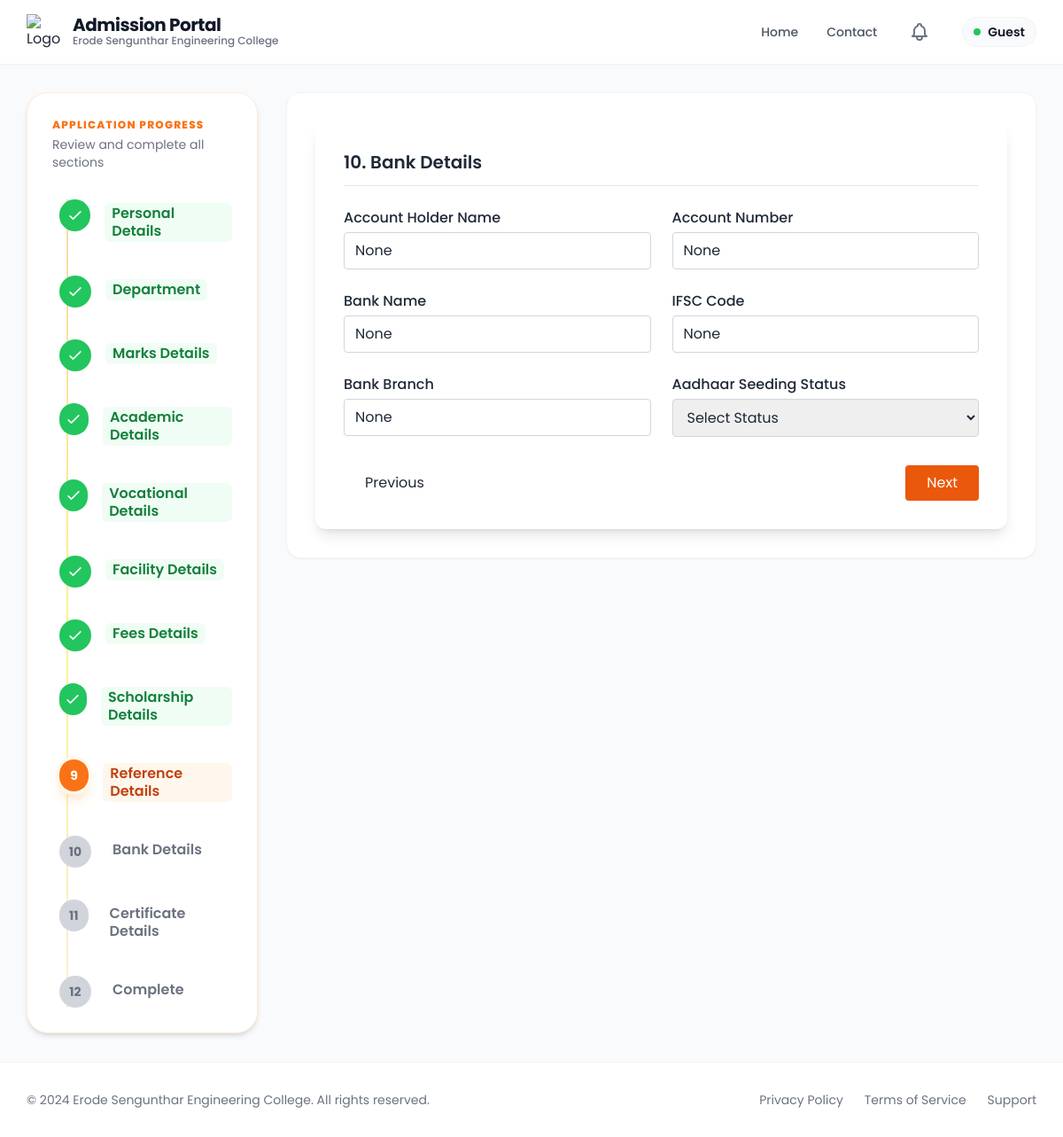
Page /bank_details/1002/ on the committed database.
### app/models.py (models this page shows, shortened)
class Admission(models.Model):
    ADMISSION_STATUS_CHOICES = (
        ('enquired', 'Enquired'),
        ('admitted', 'Admitted'),
        ('discontinued', 'Discontinued'),
        ('left', 'Left'),
    )
    admission_status = models.CharField(max_length=20, choices=ADMISSION_STATUS_CHOICES, default='enquired')
    application_number = models.CharField(max_length=100, blank=True, null=True)
    application_date = models.DateField(blank=True, null=True)
    admission_date = models.DateField(blank=True, null=True)
    allotment_number = models.CharField(max_length=100, blank=True, null=True)
    portal_status = models.CharField(max_length=50, blank=True, null=True)
    quota = models.CharField(max_length=50, blank=True, null=True)
    roll_number = models.CharField(max_length=100, blank=True, null=True)
    unique_id = models.CharField(max_length=100, blank=True, null=True)
    umis_number = models.CharField(max_length=100, blank=True, null=True)
    level = models.CharField(max_length=10, blank=True, null=True)
    course = models.CharField(max_length=100, blank=True, null=True)
    branch = models.CharField(max_length=100, blank=True, null=True)
    department_preferences = models.JSONField(default=dict, blank=True, null=True)
    pg_dept = models.CharField(max_length=255, blank=True, null=True)
    is_fg = models.BooleanField(default=False, blank=True, null=True)
    fg_number = models.CharField(max_length=100, blank=True, null=True)
    pmss = models.BooleanField(default=False, blank=True, null=True)
    seven_five = models.BooleanField(default=False, blank=True, null=True)
    student_name = models.CharField(max_length=255, blank=True, null=True)
    dob = models.DateField(blank=True, null=True)
    gender = models.CharField(max_length=10, blank=True, null=True)
    community = models.CharField(max_length=50, blank=True, null=True)
    caste = models.CharField(max_length=100, blank=True, null=True)
    region = models.CharField(max_length=100, blank=True, null=True)
    aadhaar_number = models.CharField(max_length=12, blank=True, null=True)
    father_name = models.CharField(max_length=255, blank=True, null=True)
    mother_name = models.CharField(max_length=255, blank=True, null=True)
    guardian_name = models.CharField(max_length=255, blank=True, null=True)
    father_mobile = models.CharField(max_length=15, blank=True, null=True)
    mother_mobile = models.CharField(max_length=15, blank=True, null=True)
    guardian_mobile = models.CharField(max_length=15, blank=True, null=True)
    email = models.EmailField(blank=True, null=True)
    student_mobile = models.CharField(max_length=15, blank=True, null=True)
    address = models.TextField(blank=True, null=True)
    pincode = models.CharField(max_length=10, blank=True, null=True)
    district = models.CharField(max_length=100, blank=True, null=True)
    state = models.CharField(max_length=100, blank=True, null=True)
    country = models.CharField(max_length=100, blank=True, null=True)
    qualification = models.CharField(max_length=10, blank=True, null=True)
    tenth_total = models.CharField(max_length=50, blank=True, null=True)
    tenth_percentage = models.CharField(max_length=50, blank=True, null=True)
    twelfth_total = models.CharField(max_length=50, blank=True, null=True)
    twelfth_percentage = models.CharField(max_length=50, blank=True, null=True)
    twelfth_major = models.CharField(max_length=255, blank=True, null=True)
    twelth_reg_no = models.CharField(max_length=50, blank=True, null=True)
    maths_marks = models.DecimalField(max_digits=5, decimal_places=2, blank=True, null=True)
    physics_marks = models.DecimalField(max_digits=5, decimal_places=2, blank=True, null=True)
    chemistry_marks = models.DecimalField(max_digits=5, decimal_places=2, blank=True, null=True)
    cutoff_marks = models.DecimalField(max_digits=5, decimal_places=2, blank=True, null=True)
    diploma_total = models.CharField(max_length=50, blank=True, null=True)
    diploma_percentage = models.CharField(max_length=50, blank=True, null=True)
    diploma_major = models.CharField(max_length=255, blank=True, null=True)
    board = models.CharField(max_length=50, blank=True, null=True)
    year_passing = models.IntegerField(blank=True, null=True)
    medium = models.CharField(max_length=50, blank=True, null=True)
    last_school = models.CharField(max_length=255, blank=True, null=True)
    vocational_stream = models.CharField(max_length=255, blank=True, null=True)
    skill_proof = models.FileField(upload_to=vocational_upload_path, blank=True, null=True)
    college_fee = models.DecimalField(max_digits=10, decimal_places=2, blank=True, null=True)
    hostel_fee = models.DecimalField(max_digits=10, decimal_places=2, blank=True, null=True)
    bus_fee = models.DecimalField(max_digits=10, decimal_places=2, blank=True, null=True)
    other_fee = models.DecimalField(max_digits=10, decimal_places=2, blank=True, null=True)
    paid_fee = models.DecimalField(max_digits=10, decimal_places=2, blank=True, null=True)
    concession_amount = models.DecimalField(max_digits=10, decimal_places=2, blank=True, null=True)
    unpaid_fee = models.DecimalField(max_digits=10, decimal_places=2, blank=True, null=True)
    transaction_id = models.CharField(max_length=50, blank=True, null=True)
    transaction_date = models.DateTimeField(blank=True, null=True)
    had_paid = models.BooleanField(default=False, blank=True, null=True)
    facility_type = models.CharField(max_length=20, blank=True, null=True)
    hostel_name = models.CharField(max_length=100, blank=True, null=True)
    boarding_point = models.CharField(max_length=100, blank=True, null=True)
    bus_needed = models.CharField(max_length=10, blank=True, null=True)
    bus_route = models.CharField(max_length=255, blank=True, null=True)
    hostel_needed = models.CharField(max_length=10, blank=True, null=True)
    hostel_type = models.CharField(max_length=100, blank=True, null=True)
    room_type = models.CharField(max_length=100, blank=True, null=True)
    mess_type = models.CharField(max_length=100, blank=True, null=True)
    hostel_fee_amount = models.DecimalField(max_digits=10, decimal_places=2, blank=True, null=True)
    account_holder_name = models.CharField(max_length=255, blank=True, null=True)
    account_number = models.CharField(max_length=30, blank=True, null=True)
    bank_name = models.CharField(max_length=100, blank=True, null=True)
    ifsc_code = models.CharField(max_length=15, blank=True, null=True)
    bank_branch = models.CharField(max_length=100, blank=True, null=True)
    seeding_status = models.CharField(max_length=50, blank=True, null=True)
    tc = models.FileField(upload_to=certificate_upload_path, blank=True, null=True)
    community_cert = models.FileField(upload_to=certificate_upload_path, blank=True, null=True)
    aadhaar = models.FileField(upload_to=certificate_upload_path, blank=True, null=True)
    tenth_marksheet = models.FileField(upload_to=certificate_upload_path, blank=True, null=True)
    twelfth_marksheet = models.FileField(upload_to=certificate_upload_path, blank=True, null=True)
    photo = models.FileField(upload_to=photo_upload_path, blank=True, null=True)
    created_at = models.DateTimeField(auto_now_add=True)

### app/application_forms/bank_details.py (the view, shortened to what this page needs)
# urls.py: path('bank_details/<int:pk>/', bank_details.bank_details, name='bank_details'),
def bank_details(request, pk):
    try:
        admission = Admission.objects.filter(pk=pk).first()
        if not admission:
            messages.error(request, 'Admission record not found.')
            return redirect('personal_details')
        return render(request, 'details_form/bank_details.html', {
            'admission': admission,
            'steps': get_steps(),
            'current_step': 9
        })
    except Exception as e:
        logger.error(f"Error in bank_details view: {str(e)}")
        messages.error(request, 'An error occurred while processing your request.')
        return redirect('personal_details')

### app/utils.py (called while the page is built)
def get_steps():
    return [
        {"number": 1, "label": "Personal Details"},
        {"number": 2, "label": "Department"},
        {"number": 3, "label": "Marks Details"},
        {"number": 4, "label": "Academic Details"},
        {"number": 5, "label": "Vocational Details"},
        {"number": 6, "label": "Facility Details"},
        {"number": 7, "label": "Fees Details"},
        {"number": 8, "label": "Scholarship Details"},
        {"number": 9, "label": "Reference Details"},
        {"number": 10, "label": "Bank Details"},
        {"number": 11, "label": "Certificate Details"},
        {"number": 12, "label": "Complete"},
    ]

### templates/details_form/bank_details.html (shortened to what this page needs)
{% extends 'details_form/Created_base.html' %}
{% block content %}
{% include "details_form/tracker.html" %}
<div class="col-span-1 lg:col-span-9">
    <div class="bg-white rounded-2xl shadow-sm border border-gray-100 p-6 md:p-8">
        <form method="post" enctype="multipart/form-data" action="{% url 'bank_details' admission.pk %}" id="bankForm">
            <div class="max-w-5xl mx-auto bg-white shadow-lg rounded-xl p-8">
                <h2 class="text-xl font-semibold mb-6 border-b pb-3">
                    10. Bank Details
                </h2>
                <div class="grid grid-cols-1 md:grid-cols-2 gap-6">
                    <div>
                        <label class="block font-medium mb-1">Account Holder Name</label>
                        <input type="text" name="account_holder_name"
                            value="{% if admission %}{{ admission.account_holder_name }}{% endif %}"
                            placeholder="Enter name as per bank records"
                            class="w-full border border-gray-300 rounded px-3 py-2 focus:ring-2 focus:ring-blue-500">
                    </div>
                    <div>
                        <label class="block font-medium mb-1">Account Number</label>
                        <input type="text" name="account_number"
                            value="{% if admission %}{{ admission.account_number }}{% endif %}"
                            placeholder="Enter bank account number"
                            class="w-full border border-gray-300 rounded px-3 py-2 focus:ring-2 focus:ring-blue-500">
                    </div>
                    <div>
                        <label class="block font-medium mb-1">Bank Name</label>
                        <input type="text" name="bank_name"
                            value="{% if admission %}{{ admission.bank_name }}{% endif %}" placeholder="Enter bank name"
                            class="w-full border border-gray-300 rounded px-3 py-2 focus:ring-2 focus:ring-blue-500">
                    </div>
                    <div>
                        <label class="block font-medium mb-1">IFSC Code</label>
                        <input type="text" name="ifsc_code"
                            value="{% if admission %}{{ admission.ifsc_code }}{% endif %}" placeholder="Enter IFSC code"
                            class="w-full border border-gray-300 rounded px-3 py-2 focus:ring-2 focus:ring-blue-500">
                    </div>
                    <div>
                        <label class="block font-medium mb-1">Bank Branch</label>
                        <input type="text" name="bank_branch"
                            value="{% if admission %}{{ admission.bank_branch }}{% endif %}"
                            placeholder="Enter bank branch"
                            class="w-full border border-gray-300 rounded px-3 py-2 focus:ring-2 focus:ring-blue-500">
                    </div>
                    <div>
                        <label class="block font-medium mb-1">Aadhaar Seeding Status</label>
                        <select name="seeding_status"
                            class="w-full border border-gray-300 rounded px-3 py-2 focus:ring-2 focus:ring-blue-500">
                            <option value="">Select Status</option>
                        </select>
                    </div>
                </div>
                <div class="flex justify-between mt-8">
                    <button type="button" onclick="window.location.href='{% url 'reference_details' admission.pk %}'"
                        class="px-6 py-2 border rounded hover:bg-gray-100">
                        Previous
                    </button>
                    <button type="submit" class="bg-orange-600 text-white px-6 py-2 rounded hover:bg-orange-700">
                        Next
                    </button>
                </div>
            </div>
        </form>
    </div>
</div>
{% endblock %}

### templates/details_form/Created_base.html (style rules this page uses)
button { background-color: #f59e0b; color: #ffffff; padding: 0.5rem 1.5rem; border-radius: 9999px; border: none; cursor: pointer; transition: background-color 0.2s ease-in-out; }

### rows in the picture
Admission: account_holder_name "None", account_number "None", bank_name "None", ifsc_code "None", bank_branch "None"

### other values in the picture
{{ user.username|default:"Guest" }} "Guest"
{{ step.label }} "Personal Details" "Department" "Marks Details" "Academic Details" "Vocational Details" "Facility Details" "Fees Details" "Scholarship Details" "Reference Details" "Bank Details" "Certificate Details" "Complete"
{{ step.number }} "9" "10" "11" "12"
